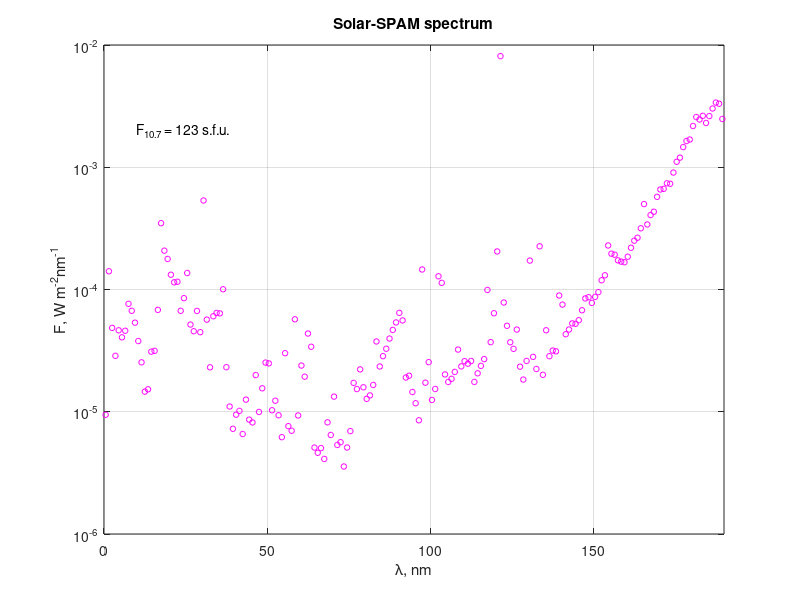

Write MATLAB code to recreate this figure.
clear all
% The Solar-SPAM model reconstructs the solar irradiance spectrum  F, W/(m^2*nm)  
% in the 0-190 nm wavelength range on the top of the Earth's atmosphere  
% depending on the solar radio emission flux F10.7.
%
% The Solar-SPAM model was developed by Vera Nikolaeva and Evgeny Gordeev
% and published in Geoscientific Model Development (GMD)
% [Nikolaeva and Gordeev, 2022].




%% ----- INPUT -----
F107 = 123 ;  % F10.7 index within valid limits of applicability: 65 < F10.7 < 200 s.f.u. 
% -------------------------------------------------------------------------



%% ----- Solar-SPAM -----
tab_SSPAM = load('tab_SolarSPAM.txt') ;
lambda = tab_SSPAM(:,1) ;  % wavelength
p1_SSPAM = tab_SSPAM(:,2) ;
p2_SSPAM = tab_SSPAM(:,3) ;
p3_SSPAM = tab_SSPAM(:,4) ;

% -- photon energy flux on the top of atmosphere --
Ftop = p1_SSPAM.*F107^2 + p2_SSPAM.*F107 + p3_SSPAM ; 
%--------------------------------------------------------------------------


%% ----- spectrum visualization ------
figure
stem(lambda, Ftop, 'om', 'markersize', 4) ;  hold on ; grid on ;
xlim([0 190]) ; ylim([1e-6 1e-2]) ;
set(gca,'yscal','log')
xlabel('\lambda, nm') ;
ylabel('F, W m^-^2nm^-^1') ;
title('Solar-SPAM spectrum') ;
text(10, 2e-3, ['F_1_0_._7 = ',num2str(F107),' s.f.u.']) ;
%--------------------------------------------------------------------------
 



